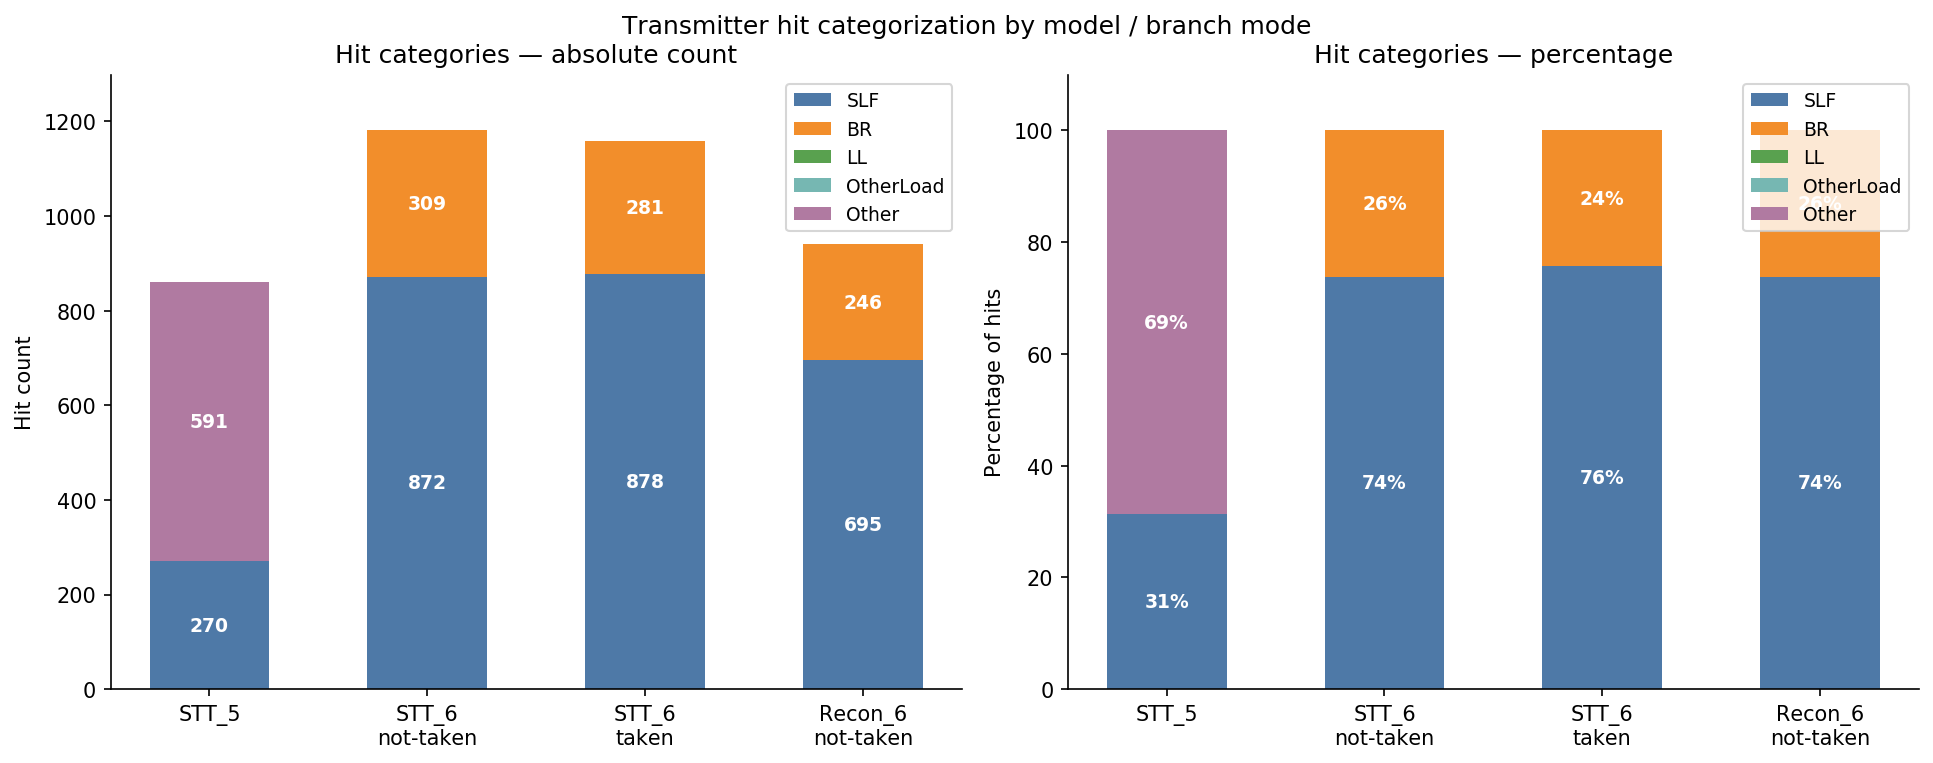

The Python source for this figure:
#!/usr/bin/env python3
"""Plot hit category breakdown across model/branch-mode runs."""

import matplotlib
matplotlib.use("Agg")
import matplotlib.pyplot as plt
import numpy as np

# ── Data ─────────────────────────────────────────────────────────────────────
runs = [
    "STT_5",
    "STT_6\nnot-taken",
    "STT_6\ntaken",
    "Recon_6\nnot-taken",
]

data = {
    #            STT_5  STT_6-NT  STT_6-T  Recon_6-NT
    "SLF":       [270,   872,      878,      695],
    "BR":        [0,     309,      281,      246],
    "LL":        [0,     0,        0,        0],
    "OtherLoad": [0,     0,        0,        0],
    "Other":     [591,   0,        0,        0],
}
totals = [861, 1181, 1159, 941]

# ── Style ─────────────────────────────────────────────────────────────────────
colors = {
    "SLF":       "#4e79a7",
    "BR":        "#f28e2b",
    "LL":        "#59a14f",
    "OtherLoad": "#76b7b2",
    "Other":     "#b07aa1",
}

fig, axes = plt.subplots(1, 2, figsize=(13, 5))

# ── Left: stacked absolute counts ────────────────────────────────────────────
ax = axes[0]
x = np.arange(len(runs))
bottoms = np.zeros(len(runs))
for cat, counts in data.items():
    vals = np.array(counts, dtype=float)
    bars = ax.bar(x, vals, bottom=bottoms, color=colors[cat], label=cat, width=0.55)
    for i, (v, b) in enumerate(zip(vals, bottoms)):
        if v > 10:
            ax.text(x[i], b + v / 2, str(int(v)),
                    ha="center", va="center", fontsize=9, color="white", fontweight="bold")
    bottoms += vals

ax.set_xticks(x)
ax.set_xticklabels(runs, fontsize=10)
ax.set_ylabel("Hit count")
ax.set_title("Hit categories — absolute count")
ax.legend(loc="upper right", fontsize=9)
ax.set_ylim(0, max(totals) * 1.1)

# ── Right: stacked percentage ─────────────────────────────────────────────────
ax = axes[1]
bottoms = np.zeros(len(runs))
for cat, counts in data.items():
    pcts = np.array([c / t * 100 for c, t in zip(counts, totals)])
    bars = ax.bar(x, pcts, bottom=bottoms, color=colors[cat], label=cat, width=0.55)
    for i, (v, b) in enumerate(zip(pcts, bottoms)):
        if v > 2:
            ax.text(x[i], b + v / 2, f"{v:.0f}%",
                    ha="center", va="center", fontsize=9, color="white", fontweight="bold")
    bottoms += pcts

ax.set_xticks(x)
ax.set_xticklabels(runs, fontsize=10)
ax.set_ylabel("Percentage of hits")
ax.set_title("Hit categories — percentage")
ax.set_ylim(0, 110)
ax.legend(loc="upper right", fontsize=9)

for ax in axes:
    ax.spines["top"].set_visible(False)
    ax.spines["right"].set_visible(False)

fig.suptitle("Transmitter hit categorization by model / branch mode", fontsize=12, y=1.01)
plt.tight_layout()

out = "/tests/simspect/plots/hit_categories.png"
plt.savefig(out, dpi=150, bbox_inches="tight")
print(f"Saved {out}")
